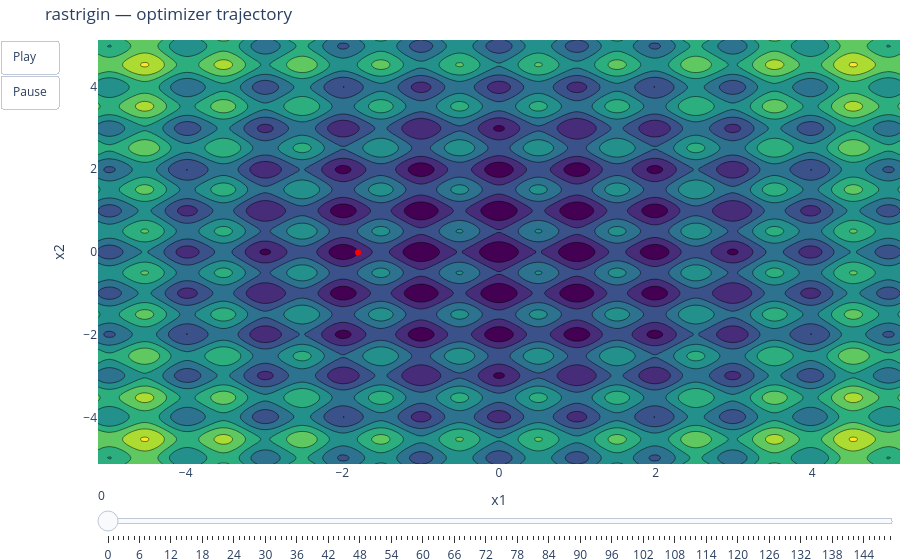

The cell this chart's notebook holds for it:
### Code cell
plot_contour_with_trajectory(L.rastrigin, result).show()

### Figure 1 — Plotly figure (JSON) as saved in the notebook; plotly's stock layout.template omitted (floating-point values rounded to 4 significant figures; data arrays with more than 128 entries replaced by an {"elided": "..."} marker saying what was removed)
{"data": [{"colorscale": [[0, "#440154"], [0.1111, "#482878"], [0.2222, "#3e4989"], [0.3333, "#31688e"], [0.4444, "#26828e"], [0.5556, "#1f9e89"], [0.6667, "#35b779"], [0.7778, "#6ece58"], [0.8889, "#b5de2b"], [1, "#fde725"]], "showscale": false, "type": "contour", "x": {"elided": "200 float values"}, "y": {"elided": "200 float values"}, "z": {"elided": "200x200 float values"}}, {"line": {"color": "red"}, "marker": {"color": "red", "size": 6}, "mode": "lines+markers", "type": "scatter", "x": [-1.8], "y": [-0.01291]}], "layout": {"margin": {"b": 0, "l": 0, "r": 0, "t": 40}, "sliders": [{"steps": [{"args": [["0"], {"frame": {"duration": 0, "redraw": true}, "mode": "immediate"}], "label": "0", "method": "animate"}, {"args": [["1"], {"frame": {"duration": 0, "redraw": true}, "mode": "immediate"}], "label": "1", "method": "animate"}, {"args": [["2"], {"frame": {"duration": 0, "redraw": true}, "mode": "immediate"}], "label": "2", "method": "animate"}, {"args": [["3"], {"frame": {"duration": 0, "redraw": true}, "mode": "immediate"}], "label": "3", "method": "animate"}, {"args": [["4"], {"frame": {"duration": 0, "redraw": true}, "mode": "immediate"}], "label": "4", "method": "animate"}, {"args": [["5"], {"frame": {"duration": 0, "redraw": true}, "mode": "immediate"}], "label": "5", "method": "animate"}, {"args": [["6"], {"frame": {"duration": 0, "redraw": true}, "mode": "immediate"}], "label": "6", "method": "animate"}, {"args": [["7"], {"frame": {"duration": 0, "redraw": true}, "mode": "immediate"}], "label": "7", "method": "animate"}, {"args": [["8"], {"frame": {"duration": 0, "redraw": true}, "mode": "immediate"}], "label": "8", "method": "animate"}, {"args": [["9"], {"frame": {"duration": 0, "redraw": true}, "mode": "immediate"}], "label": "9", "method": "animate"}, {"args": [["10"], {"frame": {"duration": 0, "redraw": true}, "mode": "immediate"}], "label": "10", "method": "animate"}, {"args": [["11"], {"frame": {"duration": 0, "redraw": true}, "mode": "immediate"}], "label": "11", "method": "animate"}, {"args": [["12"], {"frame": {"duration": 0, "redraw": true}, "mode": "immediate"}], "label": "12", "method": "animate"}, {"args": [["13"], {"frame": {"duration": 0, "redraw": true}, "mode": "immediate"}], "label": "13", "method": "animate"}, {"args": [["14"], {"frame": {"duration": 0, "redraw": true}, "mode": "immediate"}], "label": "14", "method": "animate"}, {"args": [["15"], {"frame": {"duration": 0, "redraw": true}, "mode": "immediate"}], "label": "15", "method": "animate"}, {"args": [["16"], {"frame": {"duration": 0, "redraw": true}, "mode": "immediate"}], "label": "16", "method": "animate"}, {"args": [["17"], {"frame": {"duration": 0, "redraw": true}, "mode": "immediate"}], "label": "17", "method": "animate"}, {"args": [["18"], {"frame": {"duration": 0, "redraw": true}, "mode": "immediate"}], "label": "18", "method": "animate"}, {"args": [["19"], {"frame": {"duration": 0, "redraw": true}, "mode": "immediate"}], "label": "19", "method": "animate"}, {"args": [["20"], {"frame": {"duration": 0, "redraw": true}, "mode": "immediate"}], "label": "20", "method": "animate"}, {"args": [["21"], {"frame": {"duration": 0, "redraw": true}, "mode": "immediate"}], "label": "21", "method": "animate"}, {"args": [["22"], {"frame": {"duration": 0, "redraw": true}, "mode": "immediate"}], "label": "22", "method": "animate"}, {"args": [["23"], {"frame": {"duration": 0, "redraw": true}, "mode": "immediate"}], "label": "23", "method": "animate"}, {"args": [["24"], {"frame": {"duration": 0, "redraw": true}, "mode": "immediate"}], "label": "24", "method": "animate"}, {"args": [["25"], {"frame": {"duration": 0, "redraw": true}, "mode": "immediate"}], "label": "25", "method": "animate"}, {"args": [["26"], {"frame": {"duration": 0, "redraw": true}, "mode": "immediate"}], "label": "26", "method": "animate"}, {"args": [["27"], {"frame": {"duration": 0, "redraw": true}, "mode": "immediate"}], "label": "27", "method": "animate"}, {"args": [["28"], {"frame": {"duration": 0, "redraw": true}, "mode": "immediate"}], "label": "28", "method": "animate"}, {"args": [["29"], {"frame": {"duration": 0, "redraw": true}, "mode": "immediate"}], "label": "29", "method": "animate"}, {"args": [["30"], {"frame": {"duration": 0, "redraw": true}, "mode": "immediate"}], "label": "30", "method": "animate"}, {"args": [["31"], {"frame": {"duration": 0, "redraw": true}, "mode": "immediate"}], "label": "31", "method": "animate"}, {"args": [["32"], {"frame": {"duration": 0, "redraw": true}, "mode": "immediate"}], "label": "32", "method": "animate"}, {"args": [["33"], {"frame": {"duration": 0, "redraw": true}, "mode": "immediate"}], "label": "33", "method": "animate"}, {"args": [["34"], {"frame": {"duration": 0, "redraw": true}, "mode": "immediate"}], "label": "34", "method": "animate"}, {"args": [["35"], {"frame": {"duration": 0, "redraw": true}, "mode": "immediate"}], "label": "35", "method": "animate"}, {"args": [["36"], {"frame": {"duration": 0, "redraw": true}, "mode": "immediate"}], "label": "36", "method": "animate"}, {"args": [["37"], {"frame": {"duration": 0, "redraw": true}, "mode": "immediate"}], "label": "37", "method": "animate"}, {"args": [["38"], {"frame": {"duration": 0, "redraw": true}, "mode": "immediate"}], "label": "38", "method": "animate"}, {"args": [["39"], {"frame": {"duration": 0, "redraw": true}, "mode": "immediate"}], "label": "39", "method": "animate"}, {"args": [["40"], {"frame": {"duration": 0, "redraw": true}, "mode": "immediate"}], "label": "40", "method": "animate"}, {"args": [["41"], {"frame": {"duration": 0, "redraw": true}, "mode": "immediate"}], "label": "41", "method": "animate"}, {"args": [["42"], {"frame": {"duration": 0, "redraw": true}, "mode": "immediate"}], "label": "42", "method": "animate"}, {"args": [["43"], {"frame": {"duration": 0, "redraw": true}, "mode": "immediate"}], "label": "43", "method": "animate"}, {"args": [["44"], {"frame": {"duration": 0, "redraw": true}, "mode": "immediate"}], "label": "44", "method": "animate"}, {"args": [["45"], {"frame": {"duration": 0, "redraw": true}, "mode": "immediate"}], "label": "45", "method": "animate"}, {"args": [["46"], {"frame": {"duration": 0, "redraw": true}, "mode": "immediate"}], "label": "46", "method": "animate"}, {"args": [["47"], {"frame": {"duration": 0, "redraw": true}, "mode": "immediate"}], "label": "47", "method": "animate"}, {"args": [["48"], {"frame": {"duration": 0, "redraw": true}, "mode": "immediate"}], "label": "48", "method": "animate"}, {"args": [["49"], {"frame": {"duration": 0, "redraw": true}, "mode": "immediate"}], "label": "49", "method": "animate"}, {"args": [["50"], {"frame": {"duration": 0, "redraw": true}, "mode": "immediate"}], "label": "50", "method": "animate"}, {"args": [["51"], {"frame": {"duration": 0, "redraw": true}, "mode": "immediate"}], "label": "51", "method": "animate"}, {"args": [["52"], {"frame": {"duration": 0, "redraw": true}, "mode": "immediate"}], "label": "52", "method": "animate"}, {"args": [["53"], {"frame": {"duration": 0, "redraw": true}, "mode": "immediate"}], "label": "53", "method": "animate"}, {"args": [["54"], {"frame": {"duration": 0, "redraw": true}, "mode": "immediate"}], "label": "54", "method": "animate"}, {"args": [["55"], {"frame": {"duration": 0, "redraw": true}, "mode": "immediate"}], "label": "55", "method": "animate"}, {"args": [["56"], {"frame": {"duration": 0, "redraw": true}, "mode": "immediate"}], "label": "56", "method": "animate"}, {"args": [["57"], {"frame": {"duration": 0, "redraw": true}, "mode": "immediate"}], "label": "57", "method": "animate"}, {"args": [["58"], {"frame": {"duration": 0, "redraw": true}, "mode": "immediate"}], "label": "58", "method": "animate"}, {"args": [["59"], {"frame": {"duration": 0, "redraw": true}, "mode": "immediate"}], "label": "59", "method": "animate"}, {"args": [["60"], {"frame": {"duration": 0, "redraw": true}, "mode": "immediate"}], "label": "60", "method": "animate"}, {"args": [["61"], {"frame": {"duration": 0, "redraw": true}, "mode": "immediate"}], "label": "61", "method": "animate"}, {"args": [["62"], {"frame": {"duration": 0, "redraw": true}, "mode": "immediate"}], "label": "62", "method": "animate"}, {"args": [["63"], {"frame": {"duration": 0, "redraw": true}, "mode": "immediate"}], "label": "63", "method": "animate"}, {"args": [["64"], {"frame": {"duration": 0, "redraw": true}, "mode": "immediate"}], "label": "64", "method": "animate"}, {"args": [["65"], {"frame": {"duration": 0, "redraw": true}, "mode": "immediate"}], "label": "65", "method": "animate"}, {"args": [["66"], {"frame": {"duration": 0, "redraw": true}, "mode": "immediate"}], "label": "66", "method": "animate"}, {"args": [["67"], {"frame": {"duration": 0, "redraw": true}, "mode": "immediate"}], "label": "67", "method": "animate"}, {"args": [["68"], {"frame": {"duration": 0, "redraw": true}, "mode": "immediate"}], "label": "68", "method": "animate"}, {"args": [["69"], {"frame": {"duration": 0, "redraw": true}, "mode": "immediate"}], "label": "69", "method": "animate"}, {"args": [["70"], {"frame": {"duration": 0, "redraw": true}, "mode": "immediate"}], "label": "70", "method": "animate"}, {"args": [["71"], {"frame": {"duration": 0, "redraw": true}, "mode": "immediate"}], "label": "71", "method": "animate"}, {"args": [["72"], {"frame": {"duration": 0, "redraw": true}, "mode": "immediate"}], "label": "72", "method": "animate"}, {"args": [["73"], {"frame": {"duration": 0, "redraw": true}, "mode": "immediate"}], "label": "73", "method": "animate"}, {"args": [["74"], {"frame": {"duration": 0, "redraw": true}, "mode": "immediate"}], "label": "74", "method": "animate"}, {"args": [["75"], {"frame": {"duration": 0, "redraw": true}, "mode": "immediate"}], "label": "75", "method": "animate"}, {"args": [["76"], {"frame": {"duration": 0, "redraw": true}, "mode": "immediate"}], "label": "76", "method": "animate"}, {"args": [["77"], {"frame": {"duration": 0, "redraw": true}, "mode": "immediate"}], "label": "77", "method": "animate"}, {"args": [["78"], {"frame": {"duration": 0, "redraw": true}, "mode": "immediate"}], "label": "78", "method": "animate"}, {"args": [["79"], {"frame": {"duration": 0, "redraw": true}, "mode": "immediate"}], "label": "79", "method": "animate"}, {"args": [["80"], {"frame": {"duration": 0, "redraw": true}, "mode": "immediate"}], "label": "80", "method": "animate"}, {"args": [["81"], {"frame": {"duration": 0, "redraw": true}, "mode": "immediate"}], "label": "81", "method": "animate"}, {"args": [["82"], {"frame": {"duration": 0, "redraw": true}, "mode": "immediate"}], "label": "82", "method": "animate"}, {"args": [["83"], {"frame": {"duration": 0, "redraw": true}, "mode": "immediate"}], "label": "83", "method": "animate"}, {"args": [["84"], {"frame": {"duration": 0, "redraw": true}, "mode": "immediate"}], "label": "84", "method": "animate"}, {"args": [["85"], {"frame": {"duration": 0, "redraw": true}, "mode": "immediate"}], "label": "85", "method": "animate"}, {"args": [["86"], {"frame": {"duration": 0, "redraw": true}, "mode": "immediate"}], "label": "86", "method": "animate"}, {"args": [["87"], {"frame": {"duration": 0, "redraw": true}, "mode": "immediate"}], "label": "87", "method": "animate"}, {"args": [["88"], {"frame": {"duration": 0, "redraw": true}, "mode": "immediate"}], "label": "88", "method": "animate"}, {"args": [["89"], {"frame": {"duration": 0, "redraw": true}, "mode": "immediate"}], "label": "89", "method": "animate"}, {"args": [["90"], {"frame": {"duration": 0, "redraw": true}, "mode": "immediate"}], "label": "90", "method": "animate"}, {"args": [["91"], {"frame": {"duration": 0, "redraw": true}, "mode": "immediate"}], "label": "91", "method": "animate"}, {"args": [["92"], {"frame": {"duration": 0, "redraw": true}, "mode": "immediate"}], "label": "92", "method": "animate"}, {"args": [["93"], {"frame": {"duration": 0, "redraw": true}, "mode": "immediate"}], "label": "93", "method": "animate"}, {"args": [["94"], {"frame": {"duration": 0, "redraw": true}, "mode": "immediate"}], "label": "94", "method": "animate"}, {"args": [["95"], {"frame": {"duration": 0, "redraw": true}, "mode": "immediate"}], "label": "95", "method": "animate"}, {"args": [["96"], {"frame": {"duration": 0, "redraw": true}, "mode": "immediate"}], "label": "96", "method": "animate"}, {"args": [["97"], {"frame": {"duration": 0, "redraw": true}, "mode": "immediate"}], "label": "97", "method": "animate"}, {"args": [["98"], {"frame": {"duration": 0, "redraw": true}, "mode": "immediate"}], "label": "98", "method": "animate"}, {"args": [["99"], {"frame": {"duration": 0, "redraw": true}, "mode": "immediate"}], "label": "99", "method": "animate"}, {"args": [["100"], {"frame": {"duration": 0, "redraw": true}, "mode": "immediate"}], "label": "100", "method": "animate"}, {"args": [["101"], {"frame": {"duration": 0, "redraw": true}, "mode": "immediate"}], "label": "101", "method": "animate"}, {"args": [["102"], {"frame": {"duration": 0, "redraw": true}, "mode": "immediate"}], "label": "102", "method": "animate"}, {"args": [["103"], {"frame": {"duration": 0, "redraw": true}, "mode": "immediate"}], "label": "103", "method": "animate"}, {"args": [["104"], {"frame": {"duration": 0, "redraw": true}, "mode": "immediate"}], "label": "104", "method": "animate"}, {"args": [["105"], {"frame": {"duration": 0, "redraw": true}, "mode": "immediate"}], "label": "105", "method": "animate"}, {"args": [["106"], {"frame": {"duration": 0, "redraw": true}, "mode": "immediate"}], "label": "106", "method": "animate"}, {"args": [["107"], {"frame": {"duration": 0, "redraw": true}, "mode": "immediate"}], "label": "107", "method": "animate"}, {"args": [["108"], {"frame": {"duration": 0, "redraw": true}, "mode": "immediate"}], "label": "108", "method": "animate"}, {"args": [["109"], {"frame": {"duration": 0, "redraw": true}, "mode": "immediate"}], "label": "109", "method": "animate"}, {"args": [["110"], {"frame": {"duration": 0, "redraw": true}, "mode": "immediate"}], "label": "110", "method": "animate"}, {"args": [["111"], {"frame": {"duration": 0, "redraw": true}, "mode": "immediate"}], "label": "111", "method": "animate"}, {"args": [["112"], {"frame": {"duration": 0, "redraw": true}, "mode": "immediate"}], "label": "112", "method": "animate"}, {"args": [["113"], {"frame": {"duration": 0, "redraw": true}, "mode": "immediate"}], "label": "113", "method": "animate"}, {"args": [["114"], {"frame": {"duration": 0, "redraw": true}, "mode": "immediate"}], "label": "114", "method": "animate"}, {"args": [["115"], {"frame": {"duration": 0, "redraw": true}, "mode": "immediate"}], "label": "115", "method": "animate"}, {"args": [["116"], {"frame": {"duration": 0, "redraw": true}, "mode": "immediate"}], "label": "116", "method": "animate"}, {"args": [["117"], {"frame": {"duration": 0, "redraw": true}, "mode": "immediate"}], "label": "117", "method": "animate"}, {"args": [["118"], {"frame": {"duration": 0, "redraw": true}, "mode": "immediate"}], "label": "118", "method": "animate"}, {"args": [["119"], {"frame": {"duration": 0, "redraw": true}, "mode": "immediate"}], "label": "119", "method": "animate"}, {"args": [["120"], {"frame": {"duration": 0, "redraw": true}, "mode": "immediate"}], "label": "120", "method": "animate"}, {"args": [["121"], {"frame": {"duration": 0, "redraw": true}, "mode": "immediate"}], "label": "121", "method": "animate"}, {"args": [["122"], {"frame": {"duration": 0, "redraw": true}, "mode": "immediate"}], "label": "122", "method": "animate"}, {"args": [["123"], {"frame": {"duration": 0, "redraw": true}, "mode": "immediate"}], "label": "123", "method": "animate"}, {"args": [["124"], {"frame": {"duration": 0, "redraw": true}, "mode": "immediate"}], "label": "124", "method": "animate"}, {"args": [["125"], {"frame": {"duration": 0, "redraw": true}, "mode": "immediate"}], "label": "125", "method": "animate"}, {"args": [["126"], {"frame": {"duration": 0, "redraw": true}, "mode": "immediate"}], "label": "126", "method": "animate"}, {"args": [["127"], {"frame": {"duration": 0, "redraw": true}, "mode": "immediate"}], "label": "127", "method": "animate"}, {"args": [["128"], {"frame": {"duration": 0, "redraw": true}, "mode": "immediate"}], "label": "128", "method": "animate"}, {"args": [["129"], {"frame": {"duration": 0, "redraw": true}, "mode": "immediate"}], "label": "129", "method": "animate"}, {"args": [["130"], {"frame": {"duration": 0, "redraw": true}, "mode": "immediate"}], "label": "130", "method": "animate"}, {"args": [["131"], {"frame": {"duration": 0, "redraw": true}, "mode": "immediate"}], "label": "131", "method": "animate"}, {"args": [["132"], {"frame": {"duration": 0, "redraw": true}, "mode": "immediate"}], "label": "132", "method": "animate"}, {"args": [["133"], {"frame": {"duration": 0, "redraw": true}, "mode": "immediate"}], "label": "133", "method": "animate"}, {"args": [["134"], {"frame": {"duration": 0, "redraw": true}, "mode": "immediate"}], "label": "134", "method": "animate"}, {"args": [["135"], {"frame": {"duration": 0, "redraw": true}, "mode": "immediate"}], "label": "135", "method": "animate"}, {"args": [["136"], {"frame": {"duration": 0, "redraw": true}, "mode": "immediate"}], "label": "136", "method": "animate"}, {"args": [["137"], {"frame": {"duration": 0, "redraw": true}, "mode": "immediate"}], "label": "137", "method": "animate"}, {"args": [["138"], {"frame": {"duration": 0, "redraw": true}, "mode": "immediate"}], "label": "138", "method": "animate"}, {"args": [["139"], {"frame": {"duration": 0, "redraw": true}, "mode": "immediate"}], "label": "139", "method": "animate"}, {"args": [["140"], {"frame": {"duration": 0, "redraw": true}, "mode": "immediate"}], "label": "140", "method": "animate"}, {"args": [["141"], {"frame": {"duration": 0, "redraw": true}, "mode": "immediate"}], "label": "141", "method": "animate"}, {"args": [["142"], {"frame": {"duration": 0, "redraw": true}, "mode": "immediate"}], "label": "142", "method": "animate"}, {"args": [["143"], {"frame": {"duration": 0, "redraw": true}, "mode": "immediate"}], "label": "143", "method": "animate"}, {"args": [["144"], {"frame": {"duration": 0, "redraw": true}, "mode": "immediate"}], "label": "144", "method": "animate"}, {"args": [["145"], {"frame": {"duration": 0, "redraw": true}, "mode": "immediate"}], "label": "145", "method": "animate"}, {"args": [["146"], {"frame": {"duration": 0, "redraw": true}, "mode": "immediate"}], "label": "146", "method": "animate"}, {"args": [["147"], {"frame": {"duration": 0, "redraw": true}, "mode": "immediate"}], "label": "147", "method": "animate"}, {"args": [["148"], {"frame": {"duration": 0, "redraw": true}, "mode": "immediate"}], "label": "148", "method": "animate"}, {"args": [["149"], {"frame": {"duration": 0, "redraw": true}, "mode": "immediate"}], "label": "149", "method": "animate"}]}], "title": {"text": "rastrigin — optimizer trajectory"}, "updatemenus": [{"buttons": [{"args": [null, {"frame": {"duration": 80, "redraw": true}, "fromcurrent": true}], "label": "Play", "method": "animate"}, {"args": [[null], {"frame": {"duration": 0, "redraw": false}, "mode": "immediate"}], "label": "Pause", "method": "animate"}], "showactive": false, "type": "buttons"}], "xaxis": {"title": {"text": "x1"}}, "yaxis": {"title": {"text": "x2"}}}}
